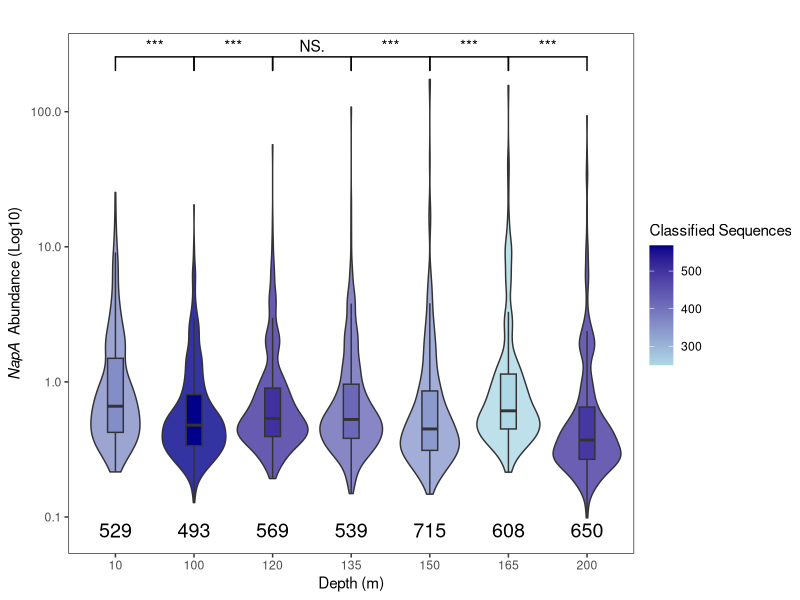

This chart was generated by the following R code: (Note: this script raises an error after producing the figure.)
library(ggplot2)
library(dplyr)
library(tidyr)
library(ggsignif)

dna_merged_data = read.delim("merged_depths_dna.tsv", header = TRUE, sep = "\t", stringsAsFactors = FALSE)
rna_merged_data = read.delim("merged_depths_rna.tsv", header = TRUE, sep = "\t", stringsAsFactors = FALSE)

# Define comparisons
depth_comparisons <- list(
  c("10", "100"), 
  c("100", "120"), 
  c("120", "135"),
  c("135", "150"),
  c("150", "165"),
  c("165", "200")
)

## DNA

# Count number of data points per depth
depth_counts_dna <- dna_merged_data %>%
    filter(Abundance > 0) %>%  # Remove zero values
    group_by(Depth_m) %>%
    summarize(n = n())

# Merge the counts back into the main dataset
dna_merged_data <- dna_merged_data %>%
    left_join(depth_counts_dna, by = "Depth_m")

depths_sum_dna_df <- dna_merged_data %>%
    group_by(Depth_m) %>%
    summarize(total_abundance = sum(Abundance))

#Plot abundance by depth  
dna_abundance_vs_depth = ggplot(dna_merged_data, aes(x = as.factor(Depth_m), y = Abundance, fill = n)) +
    geom_violin(alpha = 0.8) +
    geom_boxplot(width = 0.2, outlier.shape = NA) +  # Make plots more narrow
    scale_fill_gradient(low = "lightblue", high = "darkblue") +  # Color gradient based on density
    scale_y_log10() +  
    labs(x = "Depth (m)", y = expression(italic("NapA")~" Abundance (Log10)"), 
         title = "", fill = "Classified Sequences") +
    theme_test() +
    geom_signif(comparisons = depth_comparisons, 
                test = "wilcox.test", 
                map_signif_level = TRUE) +
    geom_text(data = depths_sum_dna_df, 
              aes(x = as.factor(Depth_m), y = 0.08,  # adjust y position as needed
                  label = round(total_abundance, 0)),
              inherit.aes = FALSE,
              size = 5, color = "black")
a
##RNA

rna_merged_data <- rna_merged_data %>%
    filter(Abundance > 0)  # Remove zero values


# Count number of data points per depth
depth_counts_rna <- rna_merged_data %>%
    group_by(Depth_m) %>%
    summarize(n = n())

rna_merged_data <- rna_merged_data %>%
    left_join(depth_counts_rna, by = "Depth_m")

depths_sum_df <- rna_merged_data %>%
    group_by(Depth_m) %>%
    summarize(total_abundance = sum(Abundance))

#Plot abundance by depth    
rna_abundance_vs_depth = ggplot(rna_merged_data, aes(x = as.factor(Depth_m), y = Abundance, fill = n)) +
    geom_violin(alpha = 0.8) +
    geom_boxplot(width = 0.2, outlier.shape = NA) +  # Make plots more narrow
    scale_fill_gradient(low = "lightblue", high = "darkblue") +  # Color gradient based on density
    scale_y_log10() +  
    labs(x = "Depth (m)", y = expression(italic("NapA")~"Transcript Abundance (Log10)"), 
         title = "", fill = "Classified Sequences") +
    theme_test() +
    geom_signif(comparisons = depth_comparisons, 
                test = "wilcox.test", 
                map_signif_level = TRUE) +
    geom_text(data = depths_sum_df, 
              aes(x = as.factor(Depth_m), y = 1,  # adjust y position as needed
                  label = round(total_abundance, 0)),
              inherit.aes = FALSE,
              size = 5, color = "black")

ggsave(filename = "plots/rna_abundance_vs_depth.png", plot = rna_abundance_vs_depth)

ggsave(filename = "plots/dna_abundance_vs_depth.png", plot = dna_abundance_vs_depth)
